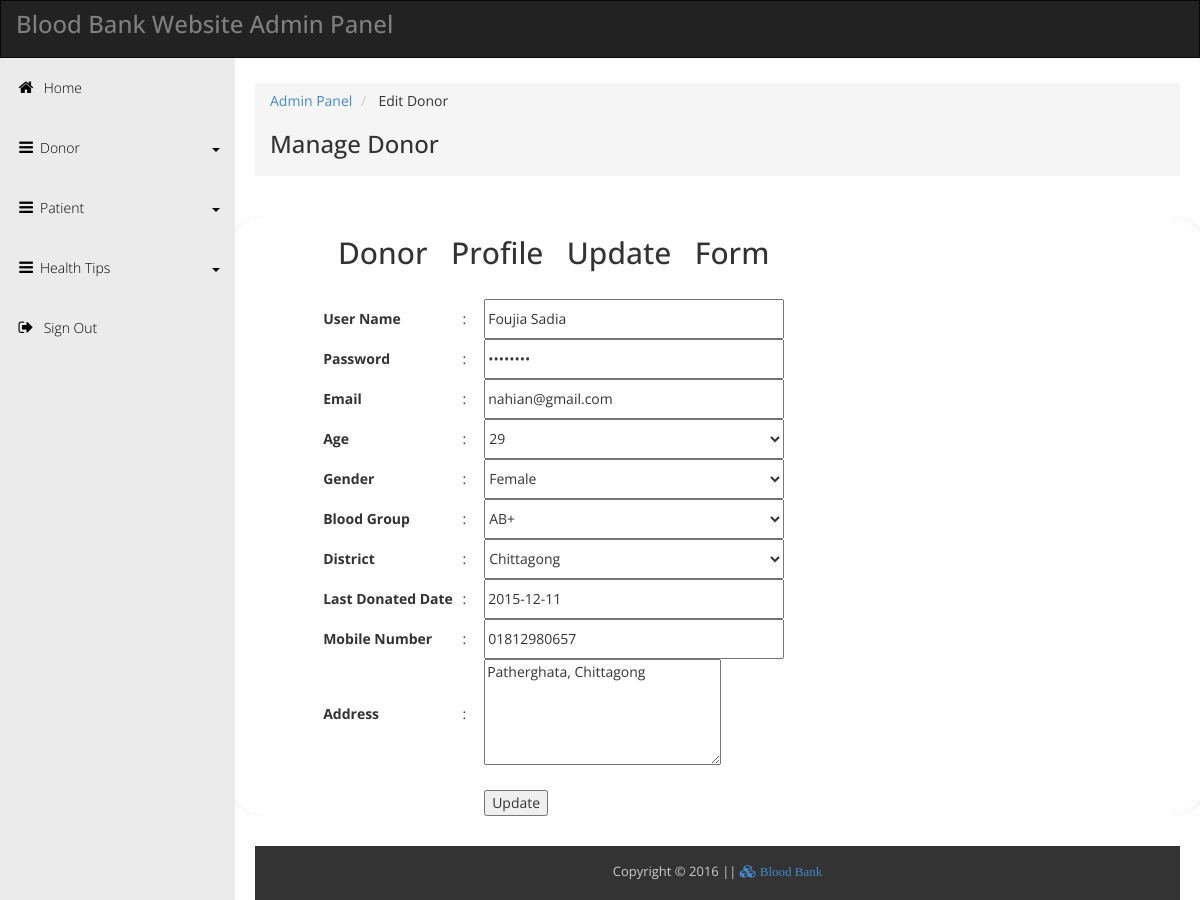
Page /admin/edit_donor.php?edit=2 (signed in) on the committed database.
### tables this page shows
CREATE TABLE IF NOT EXISTS `donor_reg` (
  `user_id` int(11) NOT NULL,
  `name` varchar(50) NOT NULL,
  `password` varchar(15) NOT NULL,
  `email` varchar(30) NOT NULL,
  `age` int(3) NOT NULL,
  `gender` varchar(10) NOT NULL,
  `blood_group` varchar(5) NOT NULL,
  `district` varchar(20) NOT NULL,
  `last_date` date NOT NULL,
  `mob_num` varchar(11) NOT NULL,
  `address` varchar(150) NOT NULL
);

### admin/edit_donor.php (the view, shortened to what this page needs)
<!DOCTYPE html>
<head>
<?php include 'include/Header.php'; ?>
<link rel="stylesheet" href="css/pagination.css">
</head>
<body>
<?php include 'include/Topbar.php'; ?>
<div class="template-page-wrapper">
	  <div class="navbar-collapse collapse templatemo-sidebar">
		<?php include 'include/Left_sidebar.php'; ?>
	  </div>
	  <div class="templatemo-content-wrapper">
		<div class="templatemo-content">
		  <ol class="breadcrumb">
			<li><a href="login_process.php">Admin Panel</a></li>
			<li> Edit Donor </li>
				<h1>Manage Donor</h1>
		  </ol>
		  <div class="row animfade" style="text-align:center; margin-top:0; margin-bottom:30px;" align="center">
<?php
include("../database/connect.php");
if(isset($_GET['edit']))
	  {
		$user_id=$_GET['edit'];;
		$q = "SELECT * FROM donor_reg WHERE user_id=$user_id";
		$query=mysqli_query($connection, $q);
		$row=mysqli_fetch_assoc($query);
		$user_id=$row['user_id'];
		$name=$row['name'];
		$email=$row['email'];
		$password=$row['password'];
		$age=$row['age'];
		$gender=$row['gender'];
		$blood_group=$row['blood_group'];
		$district=$row['district'];
		$last_date=$row['last_date'];
		$mob_num=$row['mob_num'];
		$address=$row['address'];
	  }
?>
<div class="row" id="wrapper">
<div id="d_q" style="margin-top:20px; width:100%; overflow:hidden; border-left:1px solid #ffcccc;
border-right:1px solid #ffcccc; border-radius:40px;">
 <div class="col-md-8">
    <div>
      <h2 class="form_title">Donor &nbsp;&nbsp;Profile &nbsp;&nbsp;Update &nbsp;&nbsp;Form </h2>
    </div>
    <div class="col-md-12" id="apDiv1" align="center" >
<form id="form1" name="form1" method="post" action="update_donor.php?update=<?php echo $user_id ?>" enctype="multipart/form-data" >
  <table class="tbl_form" width="461" height="431">
    <tr>
      <td colspan="4">&nbsp;</td>
      </tr>
    <tr>
      <td width="185" height="31" class="field"><strong>User Name</strong></td>
      <td width="33" class="field">:</td>
      <td colspan="2">
        <input type="text" name="name" id="textfield"  placeholder="Your Name" style="width:300px; height:40px;" value="<?php echo $name ?>" required/>      </td>
    </tr>
	<tr>
      <td class="field"><strong>Password</strong></td>
      <td class="field">:</td>
      <td colspan="2">
        <input type="password" name="password" id="password" placeholder="Min 6 Character" style="width:300px; height:40px;" value="<?php echo $password ?>" required/>      </td>
    </tr>
	<tr>
      <td class="field"><strong>Email</strong></td>
      <td class="field">:</td>
      <td colspan="2">
        <input type="text" name="email" id="textfield4" placeholder="Email Will Be Your Login ID" style="width:300px; height:40px;" value="<?php echo $email ?>" required/>      </td>
    </tr>
    <tr>
      <td class="field"><strong>Age</strong></td>
      <td class="field">:</td>
      <td colspan="2">
      <select name="age" id="select" style="width:300px; height:40px;" required>
        <option value="<?php echo $age ?>"><?php echo $age ?></option>
        </select></td>
    </tr>
    <tr>
      <td class="field"><strong>Gender</strong></td>
      <td class="field">:</td>
      <td colspan="2"><select name="gender" id="select" style="width:300px; height:40px;" required>
        <option value="<?php echo $gender ?>"><?php echo $gender ?></option>
        </select>        </td>
    </tr>
    <tr>
      <td class="field"><strong>Blood Group</strong></td>
      <td class="field">:</td>
      <td colspan="2"><select name="blood_group" size="1" id="select" style="width:300px; height:40px;" required>
          <option value="<?php echo $blood_group ?>"><?php echo $blood_group ?></option>
        </select></td>
    </tr>
	 <tr>
      <td class="field"><strong>District</strong></td>
	  <td class="field">:</td>
      <td colspan="2"><select name="district" size="1" id="select" style="width:300px; height:40px;" required>
          <option value="<?php echo $district ?>"><?php echo $district ?></option>
        </select></td>
    </tr>
    <tr>
      <td class="field"><strong>Last Donated Date</strong></td>
      <td class="field">:</td>
      <td><input type="text" name="last_date" id="textfield12" placeholder="YY-MM-DD" style="width:300px; height:40px;" value="<?php echo $last_date ?>"/></td>
    </tr>
    <tr>
      <td class="field"><strong>Mobile Number</strong></td>
      <td class="field">:</td>
      <td colspan="2">
        <input name="mob_num" type="text" id="textfield5" value="<?php echo $mob_num ?>" style="width:300px; height:40px;" />      </td>
    </tr>
	<tr>
      <td height="97" class="field"><strong>Address</strong></td>
      <td class="field">:</td>
      <td colspan="2">
        <textarea name="address" id="textarea" cols="30" rows="5" required><?php echo $address ?></textarea>      </td>
    </tr>
    <tr>
      <td colspan="4">&nbsp;</td>
      </tr>
    <tr>
      <td>&nbsp;</td>
      <td>&nbsp;</td>
      <td>
        <input type="submit" name="update" class="sign_user" value="Update"/>     </td>
    </tr>
  </table>
  </form>
</div>
</div>
</div>
</div>
	</div>
	  <footer class="templatemo-footer">
		 <?php include 'include/Footer.php'; ?>
	  </footer>
  </body>
</html>

### admin/css/templatemo_main.css (style rules this page uses)
* { font-family: 'Open Sans', sans-serif; }
body { background-color: rgb(235,235,235); }
h1 { font-size: 24px; }
.templatemo-content-wrapper { float: left; width: 100%; }
.templatemo-content { margin-left: 235px; margin-top: 0px; min-height: 600px; padding: 25px 20px 0 20px; background-color: white; overflow-x: hidden; }
.templatemo-footer { clear: both; font-size: 13px; padding: 8px 0 5px 0; text-align: center; color: #ccc; background-color: #333; }
.templatemo-sidebar { padding: 0; margin-top: 0px; }
.nav-pills>li>a, .nav-tabs>li>a, .alert, .progress, .panel, .btn, .panel-group .panel, .form-control, .modal-content, .breadcrumb { border-radius: 0; }
@media screen and (min-width: 992px) { .templatemo-sidebar { width: 235px; float: left; position: relative; margin-right: -100%; } }

### admin/css/custom_style.css (style rules this page uses)
.animfade { animation: fadeIn .6s ease-in-out ; -webkit-animation : fadeIn .6s ease-in-out; }

### rows in the picture
donor_reg: name "Foujia Sadia", email "nahian@gmail.com", age "29", gender "Female", blood_group "AB+", district "Chittagong", last_date "2015-12-11", mob_num "01812980657", address "Patherghata, Chittagong"
